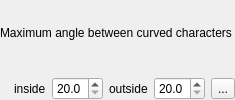
                       <widget class="QFrame" name="mPlacementMaxCharAngleFrame">
                        <layout class="QGridLayout" name="gridLayout_22">
                         <property name="leftMargin">
                          <number>0</number>
                         </property>
                         <property name="topMargin">
                          <number>0</number>
                         </property>
                         <property name="rightMargin">
                          <number>0</number>
                         </property>
                         <property name="bottomMargin">
                          <number>0</number>
                         </property>
                         <property name="verticalSpacing">
                          <number>12</number>
                         </property>
                         <item row="1" column="0">
                          <spacer name="horizontalSpacer_19">
                           <property name="orientation">
                            <enum>Qt::Horizontal</enum>
                           </property>
                           <property name="sizeType">
                            <enum>QSizePolicy::Fixed</enum>
                           </property>
                           <property name="sizeHint" stdset="0">
                            <size>
                             <width>8</width>
                             <height>20</height>
                            </size>
                           </property>
                          </spacer>
                         </item>
                         <item row="1" column="1">
                          <widget class="QLabel" name="mMaxCharAngleInLabel">
                           <property name="sizePolicy">
                            <sizepolicy hsizetype="Maximum" vsizetype="Preferred">
                             <horstretch>0</horstretch>
                             <verstretch>0</verstretch>
                            </sizepolicy>
                           </property>
                           <property name="text">
                            <string>inside</string>
                           </property>
                          </widget>
                         </item>
                         <item row="1" column="2">
                          <widget class="QgsDoubleSpinBox" name="mMaxCharAngleInDSpinBox">
                           <property name="decimals">
                            <number>1</number>
                           </property>
                           <property name="minimum">
                            <double>20.000000000000000</double>
                           </property>
                           <property name="maximum">
                            <double>60.000000000000000</double>
                           </property>
                           <property name="showClearButton" stdset="0">
                            <bool>false</bool>
                           </property>
                          </widget>
                         </item>
                         <item row="1" column="5">
                          <widget class="QgsDataDefinedButton" name="mMaxCharAngleDDBtn">
                           <property name="text">
                            <string>...</string>
                           </property>
                          </widget>
                         </item>
                         <item row="1" column="3">
                          <widget class="QLabel" name="mMaxCharAngleOutLabel">
                           <property name="sizePolicy">
                            <sizepolicy hsizetype="Maximum" vsizetype="Preferred">
                             <horstretch>0</horstretch>
                             <verstretch>0</verstretch>
                            </sizepolicy>
                           </property>
                           <property name="text">
                            <string>outside</string>
                           </property>
                          </widget>
                         </item>
                         <item row="1" column="4">
                          <widget class="QgsDoubleSpinBox" name="mMaxCharAngleOutDSpinBox">
                           <property name="decimals">
                            <number>1</number>
                           </property>
                           <property name="minimum">
                            <double>20.000000000000000</double>
                           </property>
                           <property name="maximum">
                            <double>95.000000000000000</double>
                           </property>
                           <property name="showClearButton" stdset="0">
                            <bool>false</bool>
                           </property>
                          </widget>
                         </item>
                         <item row="0" column="0" colspan="6">
                          <widget class="QLabel" name="mMaxCharAngleLabel">
                           <property name="sizePolicy">
                            <sizepolicy hsizetype="Expanding" vsizetype="Preferred">
                             <horstretch>0</horstretch>
                             <verstretch>0</verstretch>
                            </sizepolicy>
                           </property>
                           <property name="text">
                            <string>Maximum angle between curved characters</string>
                           </property>
                          </widget>
                         </item>
                        </layout>
                       </widget>
